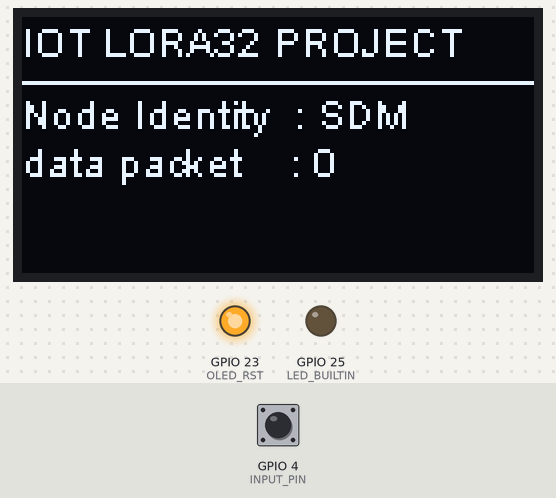
The sketch below on a simulated ESP32. Shown: 128×64 one-colour display, output pins drawn as LEDs (lit = HIGH). Inputs (shaded band) come from the test bench; at power-on: GPIO 4 (INPUT_PIN) HIGH. Storage starts empty; no radio packets arrive unless stated; what the sketch prints to the serial monitor is not drawn.

Above: at 2.3 s.
2.4 s: GPIO 4 (INPUT_PIN) pulled LOW for 0.15 s
At 3.4 s:
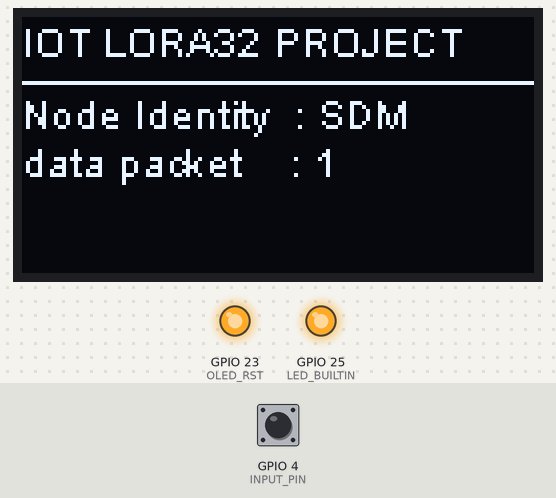
4.2 s: GPIO 4 (INPUT_PIN) pulled LOW for 1 s
At 5.27 s:
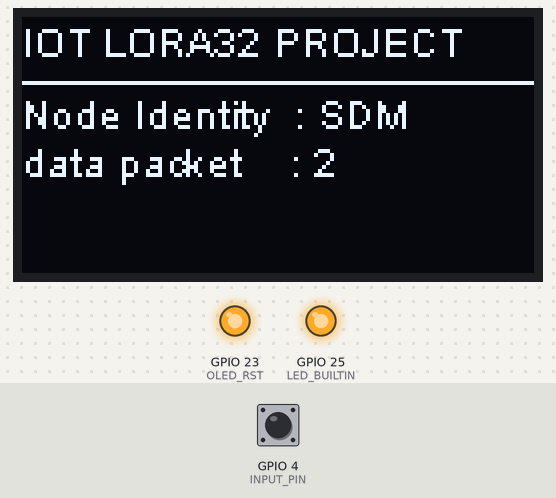
6.8 s: GPIO 4 (INPUT_PIN) pulled LOW for 0.15 s
At 7.6 s:
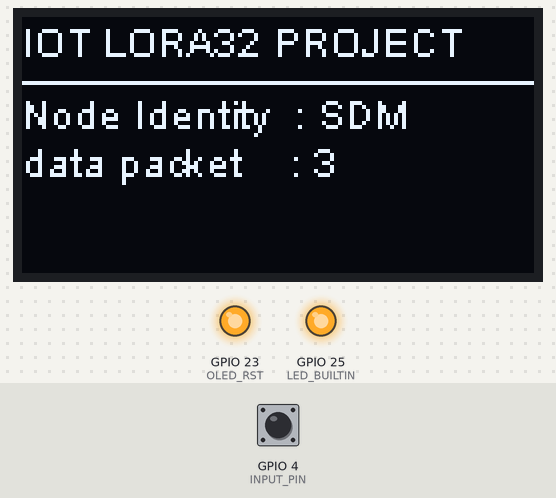
8.6 s: GPIO 4 (INPUT_PIN) pulled LOW for 1 s
At 10.7 s:
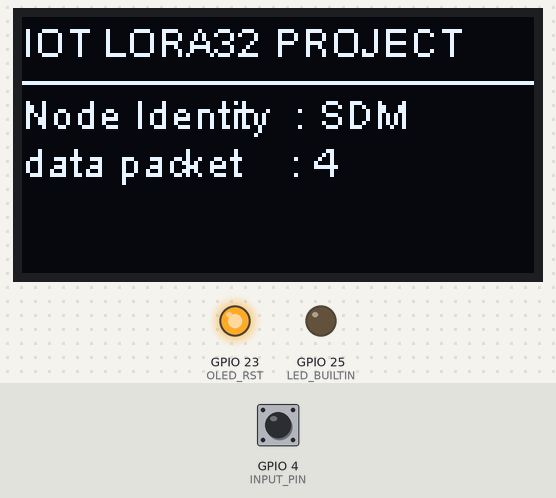
Timing chart, 0 to 12.2 s (numbered marks = the images above; inputs shaded):
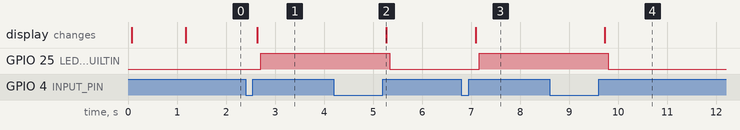

The sketch:

expe.ino
```cpp
//Load Library
#include <SPI.h>
#include <SD.h>
#include <LoRa.h>
#include <Wire.h>
#include "SSD1306Wire.h"

// Definisi pin untuk antarmuka SPI
#define SD_CS   13   // CS pin untuk SD card module
#define SD_MOSI 15   // MOSI pin untuk SD card module
#define SD_SCK  14   // SCK pin untuk SD card module
#define SD_MISO 2    // MISO pin untuk SD card module

// Definisi pin untuk LoRa
#define LORA_SCK 5    // GPIO5  -- lora SCK
#define LORA_MISO 19  // GPIO19 -- lora MISO
#define LORA_MOSI 27  // GPIO27 -- lora MOSI
#define LORA_SS 18    // GPIO18 -- lora CS
#define LORA_RST 12   // GPIO14 -- RESET (If Lora does not work, replace it with GPIO14)
#define LORA_DI0 26   // GPIO26 -- IRQ(Interrupt Request)
#define LORA_BAND 923E6
#define Node  "SDM"

// Definisi pin untuk OLED
#define OLED_SDA 21
#define OLED_SCL 22
#define OLED_RST 23

// Definisi pin untuk LED
#define LED_BUILTIN 25
int counter = 0;
int state = 0;

// Definisi pi  untuk Input
#define INPUT_PIN 4
int sensor;
int stack = 0;

// inisialisasi OLED display menggunakan Wire library
SSD1306Wire display(0x3c, OLED_SDA, OLED_SCL); // OLED_SDA=21, OLED_SCL=22

// SPI untuk SD card
SPIClass sdSPI(VSPI);

// SPI untuk LoRa
SPIClass loraSPI(HSPI);

void setup() {
  //set pinMode
  pinMode(INPUT_PIN, INPUT_PULLUP);
  pinMode(LED_BUILTIN, OUTPUT);
  pinMode(OLED_RST, OUTPUT);
  digitalWrite(OLED_RST, LOW);
  delay(50);
  digitalWrite(OLED_RST, HIGH);

  // Inisialisasi OLED
  display.init();
  display.flipScreenVertically();
  display.setFont(ArialMT_Plain_10);
  display.clear();
  //line 1
  display.setFont(ArialMT_Plain_10);
  display.drawString(0, 0, "Lora Node!");
  display.display();
  delay(1000);

  // Nyakalan Serial Monitor
  Serial.begin(115200);
  while (!Serial);

  // Inisialisasi SPI untuk SD card
  sdSPI.begin(SD_SCK, SD_MISO, SD_MOSI, SD_CS);

  // Inisialisasi SPI untuk LoRa
  loraSPI.begin(LORA_SCK, LORA_MISO, LORA_MOSI, LORA_SS);

  // Inisialisasi LoRa
  LoRa.setSPI(loraSPI);
  LoRa.setPins(LORA_SS, LORA_RST, LORA_DI0);
  Serial.println("LoRa Sender");
  if (!LoRa.begin(LORA_BAND)){
    Serial.println("Starting LoRa failed!");
    while (1);}
  Serial.println("LoRa Initial OK!");

  // Inisialisasi SD card
  Serial.print("Initializing SD card...");
  if (!SD.begin(SD_CS, sdSPI)) {
    Serial.println("Initialization of SD card failed!");
    while (1);}
  Serial.println("SD card initialized.");

//  File dataFile = SD.open("/data.csv", FILE_WRITE);
//  if (dataFile) {
//    dataFile.println("Time (ms),Counter");
//    dataFile.close();
//    Serial.println("CSV header written to SD card.");
//  } else {
//    Serial.println("Error opening data.csv");
//  }


  // Baca nilai counter terakhir dari SD card
  counter = bacaCounterDariSD();
  Serial.print("Counter initialized to: ");
  Serial.println(counter);
  perbaruiScreen();
}

void loop() {
  //Baca data sensor
  sensor = digitalRead(INPUT_PIN);
  if (sensor == 0 && stack == 0){
    stack = 1;
  }
  if (sensor == 1 && stack == 1){
    counter ++;
    stack =0;
    perbaruiScreen();
    kirimData();
    simpanData();
    digitalWrite(LED_BUILTIN, !digitalRead(LED_BUILTIN));
   }
   delay(100);
}

void perbaruiScreen(){
  // untuk Update tampilan OLED
  display.clear();
  //line 1
  display.setFont(ArialMT_Plain_10);
  display.drawString(0, 0, "IOT LORA32 PROJECT");
  display.display();
  //line 2
  display.setFont(ArialMT_Plain_10);
  display.drawString(0, 5, "___________________________________________");
  display.display();
  //line 3
  display.setFont(ArialMT_Plain_10);
  display.drawString(0, 18, "Node Identity  : " + String(Node));
  display.display();
  //line 4
  display.setTextAlignment(TEXT_ALIGN_LEFT);
  display.setFont(ArialMT_Plain_10);
  display.drawString(0, 30, "data packet    : " + String(counter));
  display.display();
  //tampilan Serial Monitor
   Serial.println("------------------------");
   Serial.print("nilai sensor   : ");
   Serial.println(sensor);
   Serial.print("nilai stack    : ");
   Serial.println(stack);
   Serial.print("Sending packet : ");
   Serial.println(counter);
}

void kirimData(){
  // kirimkan paket isi data via LoRa
  LoRa.beginPacket();
  LoRa.print(Node);
  LoRa.print("|");
  LoRa.print(counter);
  LoRa.endPacket();
}

void simpanData(){
  // rekam data kedalam file excel "data.csv"
  File dataFile = SD.open("/data.csv", FILE_APPEND);
  if (dataFile) {
    dataFile.println(counter);
    dataFile.close();
    Serial.println("Data written to SD card.");
    } else {
      Serial.println("Error opening data.csv");
      }
}

int bacaCounterDariSD() {
  int lastCounter = 0;
  File dataFile = SD.open("/data.csv", FILE_READ);
  if (dataFile) {
    while (dataFile.available()) {
      String line = dataFile.readStringUntil('\n');
      if (line.length() > 0) {
        lastCounter = line.toInt();
      }
    }
    dataFile.close();
    Serial.println("Last counter read from SD card: " + String(lastCounter));
  } else {
    Serial.println("Error opening data.csv to read last counter.");
  }
  return lastCounter;
}
```

Measured:
- after the input at 2.4 s, GPIO 25 (LED_BUILTIN): LOW → HIGH after 0.31 s; the display: changes after 0.24 s (image 1)
- after the input at 4.2 s, GPIO 25 (LED_BUILTIN): HIGH → LOW after 1.1 s; the display: changes after 1.1 s (image 2)
- after the input at 6.8 s, GPIO 25 (LED_BUILTIN): LOW → HIGH after 0.37 s; the display: changes after 0.30 s (image 3)
- after the input at 8.6 s, GPIO 25 (LED_BUILTIN): HIGH → LOW after 1.2 s; the display: changes after 1.1 s (image 4)
